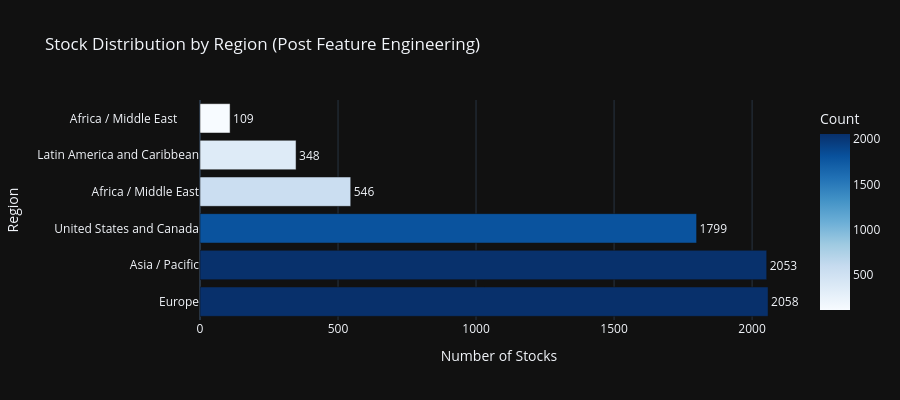
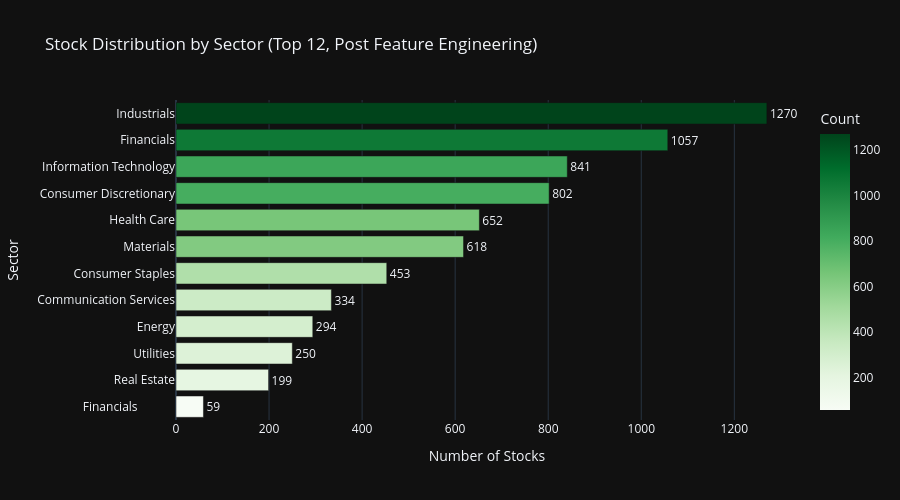
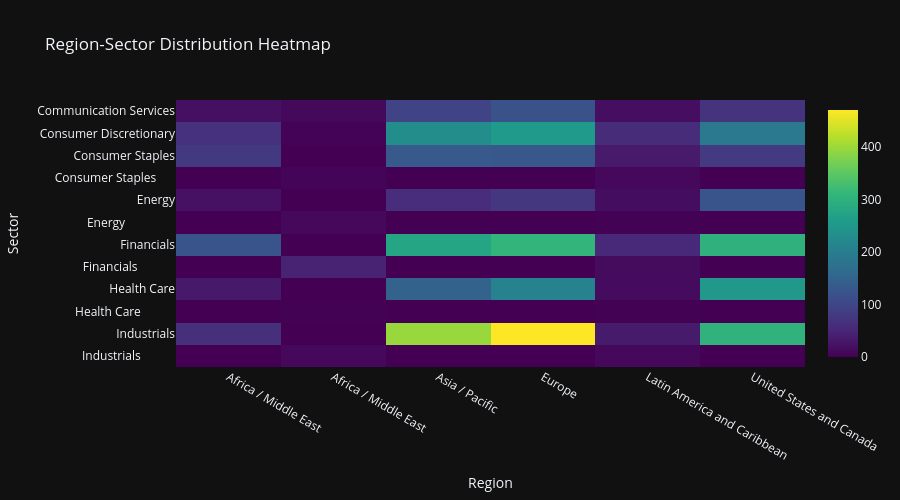

The code cell stored with these charts, in order, in its notebook:
### Markdown cell above
## Cell 6: Region & Sector Analytics with Feature Coverage

Section 17 compliant Plotly visualizations with dark theme.
Enhanced with Phase 9.3 feature analytics by region and sector.

### Code cell
# ============================================================================
# Cell 6: Region & Sector Analytics with Feature Coverage
# ============================================================================

print('=' * 80)
print('REGION & SECTOR ANALYTICS WITH FEATURE COVERAGE')
print('=' * 80)

# Use all_stocks_features (post feature engineering) for analytics
df_analytics = all_stocks_features

# Region distribution
if 'region' in df_analytics.columns:
    region_counts = df_analytics['region'].value_counts().reset_index()
    region_counts.columns = ['Region', 'Count']
    region_counts['Percentage'] = (region_counts['Count'] / region_counts['Count'].sum() * 100).round(1)

    fig_region = px.bar(
        region_counts,
        x='Count',
        y='Region',
        orientation='h',
        title='Stock Distribution by Region (Post Feature Engineering)',
        template=PLOTLY_TEMPLATE,
        color='Count',
        color_continuous_scale='Blues',
        text='Count',
    )
    fig_region.update_traces(
        textposition='outside',
        hovertemplate='<b>%{y}</b><br>Count: %{x}<br>Percentage: %{customdata[0]:.1f}%',
        customdata=region_counts[['Percentage']].values
    )
    fig_region.update_layout(
        xaxis_title='Number of Stocks',
        yaxis_title='Region',
        height=400,
        showlegend=False,
    )
    fig_region.show()

# Sector distribution (using TOP_N_SECTORS constant)
if 'sector' in df_analytics.columns:
    sector_counts = df_analytics['sector'].value_counts().head(TOP_N_SECTORS).reset_index()
    sector_counts.columns = ['Sector', 'Count']
    sector_counts['Percentage'] = (sector_counts['Count'] / len(df_analytics) * 100).round(1)

    fig_sector = px.bar(
        sector_counts.sort_values('Count'),
        x='Count',
        y='Sector',
        orientation='h',
        title=f'Stock Distribution by Sector (Top {TOP_N_SECTORS}, Post Feature Engineering)',
        template=PLOTLY_TEMPLATE,
        color='Count',
        color_continuous_scale='Greens',
        text='Count',
    )
    fig_sector.update_traces(
        textposition='outside',
        hovertemplate='<b>%{y}</b><br>Count: %{x}<br>Percentage: %{customdata[0]:.1f}%',
        customdata=sector_counts.sort_values('Count')[['Percentage']].values
    )
    fig_sector.update_layout(
        xaxis_title='Number of Stocks',
        yaxis_title='Sector',
        height=500,
        showlegend=False,
    )
    fig_sector.show()

# Region-Sector Heatmap
if 'region' in df_analytics.columns and 'sector' in df_analytics.columns:
    cross_tab = pd.crosstab(
        df_analytics['sector'],
        df_analytics['region']
    ).head(TOP_N_SECTORS)

    fig_heatmap = px.imshow(
        cross_tab,
        title='Region-Sector Distribution Heatmap',
        template=PLOTLY_TEMPLATE,
        color_continuous_scale='Viridis',
        aspect='auto',
    )
    fig_heatmap.update_layout(
        xaxis_title='Region',
        yaxis_title='Sector',
        height=500,
    )
    fig_heatmap.show()

print('\n✓ Distribution visualizations complete')

# ============================================================================
# Feature Coverage Analytics by Region and Sector
# ============================================================================
print('\n' + '=' * 80)
print('📊 PHASE 9.3 FEATURE ANALYTICS BY REGION & SECTOR')
print('=' * 80)

# 1. INTEGRATE ALL PHASE 9.3 FEATURES DYNAMICALLY
# Instead of hard-coded categories, we use the entire registry from phase93_categories.py
key_phase93_features = PHASE93_FEATURE_CATEGORIES.copy()

# 2. UPDATE FEATURE MAPPING
# Synchronized with Phase 9.3 generator outputs from advanced.py
feature_mapping = {
    'return_on_equity_pct_ltm': 'roe',
    'return_on_assets_roa_pct_ltm': 'roa',
    'p_e_ltm': 'p_e_ratio',
    'p_e_ntm': 'p_e_ratio',
    'ev_ebitda_ltm': 'ev_ebitda_ratio',
    'altman_z_score_ltm': 'altman_z_score',
    'price_chg_pct_1m': 'price_momentum_1m',
    'price_chg_pct_3m': 'price_momentum_3m',
    'dividend_payout_ratio': 'payout_ratio',
    'eps_surprise_pct': 'eps_surprise_pct',  # New in Phase 9.3
}

# 3. BUILD AVAILABLE FEATURE LIST
# Filter for features actually present in the DataFrame after ETL
available_phase93 = list(set([
                                 f for f in key_phase93_features if f in df_analytics.columns
                             ] + [
                                 feature_mapping.get(f, f) for f in key_phase93_features
                                 if feature_mapping.get(f, f) in df_analytics.columns
                             ]))

# Limit to top 15 features for visualization clarity, prioritized by completeness
coverage_ranks = df_analytics[available_phase93].notna().mean().sort_values(ascending=False)
top_viz_features = coverage_ranks.head(15).index.tolist()

if top_viz_features and 'region' in df_analytics.columns:
    print(f'\n📍 Feature Coverage by Region ({len(top_viz_features)} prioritized features):')

    # Calculate non-null percentage per region for prioritized features
    region_coverage_data = []
    for region in df_analytics['region'].unique():
        region_df = df_analytics[df_analytics['region'] == region]
        region_count = len(region_df)

        for feat in top_viz_features:
            non_null = region_df[feat].notna().sum()
            coverage_pct = (non_null / region_count * 100) if region_count > 0 else 0
            region_coverage_data.append({
                'Region': region,
                'Feature': feat,
                'Coverage_Pct': coverage_pct
            })

    region_coverage_df = pd.DataFrame(region_coverage_data)
    region_pivot = region_coverage_df.pivot(index='Feature', columns='Region', values='Coverage_Pct')

    print(region_pivot.round(1).to_string())

    # Heatmap visualization
    fig_region_coverage = px.imshow(
        region_pivot,
        title='Phase 9.3 Priority Feature Coverage by Region (%)',
        template=PLOTLY_TEMPLATE,
        color_continuous_scale='RdYlGn',
        aspect='auto',
        labels={'color': 'Coverage %'},
    )
    fig_region_coverage.update_layout(
        xaxis_title='Region',
        yaxis_title='Feature',
        height=600,
    )
    fig_region_coverage.show()

if top_viz_features and 'sector' in df_analytics.columns:
    print(f'\n🏢 Feature Coverage by Sector (Top 10 sectors, {len(top_viz_features)} priority features):')

    # Get top 10 sectors by count
    top_sectors = df_analytics['sector'].value_counts().head(10).index.tolist()

    # Calculate non-null percentage per sector for prioritized features
    sector_coverage_data = []
    for sector in top_sectors:
        sector_df = df_analytics[df_analytics['sector'] == sector]
        sector_count = len(sector_df)

        for feat in top_viz_features:
            non_null = sector_df[feat].notna().sum()
            coverage_pct = (non_null / sector_count * 100) if sector_count > 0 else 0
            sector_coverage_data.append({
                'Sector': sector,
                'Feature': feat,
                'Coverage_Pct': coverage_pct
            })

    sector_coverage_df = pd.DataFrame(sector_coverage_data)
    sector_pivot = sector_coverage_df.pivot(index='Feature', columns='Sector', values='Coverage_Pct')

    print(sector_pivot.round(1).to_string())

    # Heatmap visualization
    fig_sector_coverage = px.imshow(
        sector_pivot,
        title='Phase 9.3 Priority Feature Coverage by Sector (%)',
        template=PLOTLY_TEMPLATE,
        color_continuous_scale='RdYlGn',
        aspect='auto',
        labels={'color': 'Coverage %'},
    )
    fig_sector_coverage.update_layout(
        xaxis_title='Sector',
        yaxis_title='Feature',
        height=600,
    )
    fig_sector_coverage.show()

# Feature statistics by region
if available_phase93 and 'region' in df_analytics.columns:
    print(f'\n📊 Key Feature Statistics by Region:')

    # 4. UPDATE STAT FEATURES
    # Include new Phase 9.3 benchmarks: Earnings Quality and Technical momentum
    stat_features = [
        'roe',
        'price_momentum_1m',
        'debt_to_equity',
        'earnings_quality_score',
        'ema_trend_consistency'
    ]
    stat_features = [f for f in stat_features if f in df_analytics.columns]

    if stat_features:
        region_stats = df_analytics.groupby('region')[stat_features].agg(['mean', 'median', 'std']).round(3)
        print(region_stats.to_string())

        # Box plot for ROE by region (if available)
        if 'roe' in df_analytics.columns:
            fig_roe_region = px.box(
                df_analytics[df_analytics['roe'].notna()],
                x='region',
                y='roe',
                title='Return on Equity (ROE) Distribution by Region',
                template=PLOTLY_TEMPLATE,
                color='region',
            )
            fig_roe_region.update_layout(
                xaxis_title='Region',
                yaxis_title='ROE',
                height=450,
                showlegend=False,
            )
            fig_roe_region.show()

print('\n✓ Feature analytics by region and sector complete')

### Figure 1 — Plotly figure (JSON) as saved in the notebook; plotly's stock layout.template omitted (floating-point values rounded to 4 significant figures)
{"data": [{"hovertemplate": "<b>%{y}</b><br>Count: %{x}<br>Percentage: %{customdata[0]:.1f}%", "legendgroup": "", "marker": {"color": [2058, 2053, 1799, 546, 348, 109], "coloraxis": "coloraxis", "pattern": {"shape": ""}}, "name": "", "orientation": "h", "showlegend": false, "text": [2058.0, 2053.0, 1799.0, 546.0, 348.0, 109.0], "textposition": "outside", "x": [2058, 2053, 1799, 546, 348, 109], "xaxis": "x", "y": ["Europe", "Asia / Pacific", "United States and Canada", "Africa / Middle East", "Latin America and Caribbean", "Africa / Middle East       "], "yaxis": "y", "type": "bar", "customdata": [[29.8], [29.7], [26.0], [7.9], [5.0], [1.6]]}], "layout": {"xaxis": {"anchor": "y", "domain": [0.0, 1.0], "title": {"text": "Number of Stocks"}}, "yaxis": {"anchor": "x", "domain": [0.0, 1.0], "title": {"text": "Region"}}, "coloraxis": {"colorbar": {"title": {"text": "Count"}}, "colorscale": [[0.0, "rgb(247,251,255)"], [0.125, "rgb(222,235,247)"], [0.25, "rgb(198,219,239)"], [0.375, "rgb(158,202,225)"], [0.5, "rgb(107,174,214)"], [0.625, "rgb(66,146,198)"], [0.75, "rgb(33,113,181)"], [0.875, "rgb(8,81,156)"], [1.0, "rgb(8,48,107)"]]}, "legend": {"tracegroupgap": 0}, "title": {"text": "Stock Distribution by Region (Post Feature Engineering)"}, "barmode": "relative", "height": 400, "showlegend": false}}

### Figure 2 — Plotly figure (JSON) as saved in the notebook; plotly's stock layout.template omitted (floating-point values rounded to 4 significant figures)
{"data": [{"hovertemplate": "<b>%{y}</b><br>Count: %{x}<br>Percentage: %{customdata[0]:.1f}%", "legendgroup": "", "marker": {"color": [59, 199, 250, 294, 334, 453, 618, 652, 802, 841, 1057, 1270], "coloraxis": "coloraxis", "pattern": {"shape": ""}}, "name": "", "orientation": "h", "showlegend": false, "text": [59.0, 199.0, 250.0, 294.0, 334.0, 453.0, 618.0, 652.0, 802.0, 841.0, 1057.0, 1270.0], "textposition": "outside", "x": [59, 199, 250, 294, 334, 453, 618, 652, 802, 841, 1057, 1270], "xaxis": "x", "y": ["Financials            ", "Real Estate", "Utilities", "Energy", "Communication Services", "Consumer Staples", "Materials", "Health Care", "Consumer Discretionary", "Information Technology", "Financials", "Industrials"], "yaxis": "y", "type": "bar", "customdata": [[0.9], [2.9], [3.6], [4.3], [4.8], [6.6], [8.9], [9.4], [11.6], [12.2], [15.3], [18.4]]}], "layout": {"xaxis": {"anchor": "y", "domain": [0.0, 1.0], "title": {"text": "Number of Stocks"}}, "yaxis": {"anchor": "x", "domain": [0.0, 1.0], "title": {"text": "Sector"}}, "coloraxis": {"colorbar": {"title": {"text": "Count"}}, "colorscale": [[0.0, "rgb(247,252,245)"], [0.125, "rgb(229,245,224)"], [0.25, "rgb(199,233,192)"], [0.375, "rgb(161,217,155)"], [0.5, "rgb(116,196,118)"], [0.625, "rgb(65,171,93)"], [0.75, "rgb(35,139,69)"], [0.875, "rgb(0,109,44)"], [1.0, "rgb(0,68,27)"]]}, "legend": {"tracegroupgap": 0}, "title": {"text": "Stock Distribution by Sector (Top 12, Post Feature Engineering)"}, "barmode": "relative", "height": 500, "showlegend": false}}

### Figure 3 — Plotly figure (JSON) as saved in the notebook; plotly's stock layout.template omitted (floating-point values rounded to 4 significant figures)
{"data": [{"coloraxis": "coloraxis", "name": "0", "x": ["Africa / Middle East", "Africa / Middle East       ", "Asia / Pacific", "Europe", "Latin America and Caribbean", "United States and Canada"], "y": ["Communication Services", "Consumer Discretionary", "Consumer Staples", "Consumer Staples      ", "Energy", "Energy                ", "Financials", "Financials            ", "Health Care", "Health Care           ", "Industrials", "Industrials           "], "z": [[20, 11, 96, 120, 18, 69], [67, 3, 230, 253, 58, 191], [79, 0, 131, 130, 33, 80], [0, 4, 0, 0, 9, 0], [21, 0, 60, 74, 16, 123], [0, 9, 0, 0, 2, 0], [123, 0, 276, 307, 52, 299], [0, 46, 0, 0, 13, 0], [32, 0, 148, 209, 14, 249], [0, 2, 0, 0, 1, 0], [65, 0, 397, 470, 35, 303], [0, 10, 0, 0, 10, 0]], "type": "heatmap", "xaxis": "x", "yaxis": "y", "hovertemplate": "region: %{x}<br>sector: %{y}<br>color: %{z}<extra></extra>"}], "layout": {"xaxis": {"anchor": "y", "domain": [0.0, 1.0], "title": {"text": "Region"}}, "yaxis": {"anchor": "x", "domain": [0.0, 1.0], "autorange": "reversed", "title": {"text": "Sector"}}, "coloraxis": {"colorscale": [[0.0, "#440154"], [0.1111, "#482878"], [0.2222, "#3e4989"], [0.3333, "#31688e"], [0.4444, "#26828e"], [0.5556, "#1f9e89"], [0.6667, "#35b779"], [0.7778, "#6ece58"], [0.8889, "#b5de2b"], [1.0, "#fde725"]]}, "title": {"text": "Region-Sector Distribution Heatmap"}, "height": 500}}
